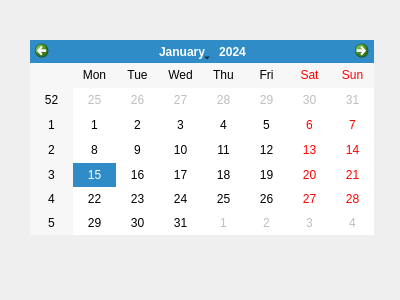
<?xml version="1.0" encoding="UTF-8"?>
<ui version="4.0">
 <class>duedate</class>
 <widget class="QDialog" name="duedate">
  <property name="geometry">
   <rect>
    <x>0</x>
    <y>0</y>
    <width>400</width>
    <height>300</height>
   </rect>
  </property>
  <property name="windowTitle">
   <string>Dialog</string>
  </property>
  <widget class="QCalendarWidget" name="calendarWidget">
   <property name="geometry">
    <rect>
     <x>30</x>
     <y>40</y>
     <width>344</width>
     <height>195</height>
    </rect>
   </property>
  </widget>
 </widget>
 <resources/>
 <connections/>
</ui>
